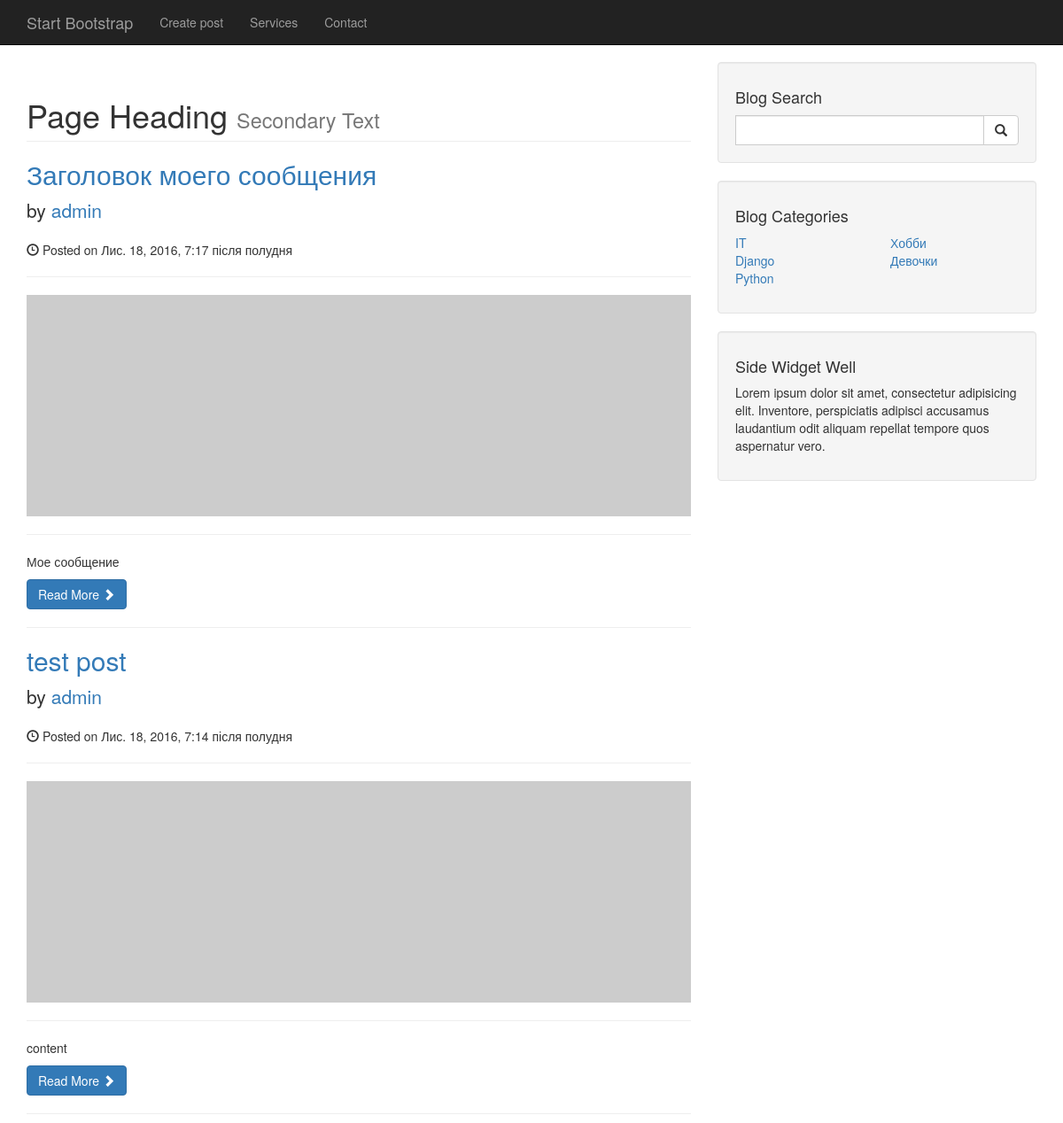
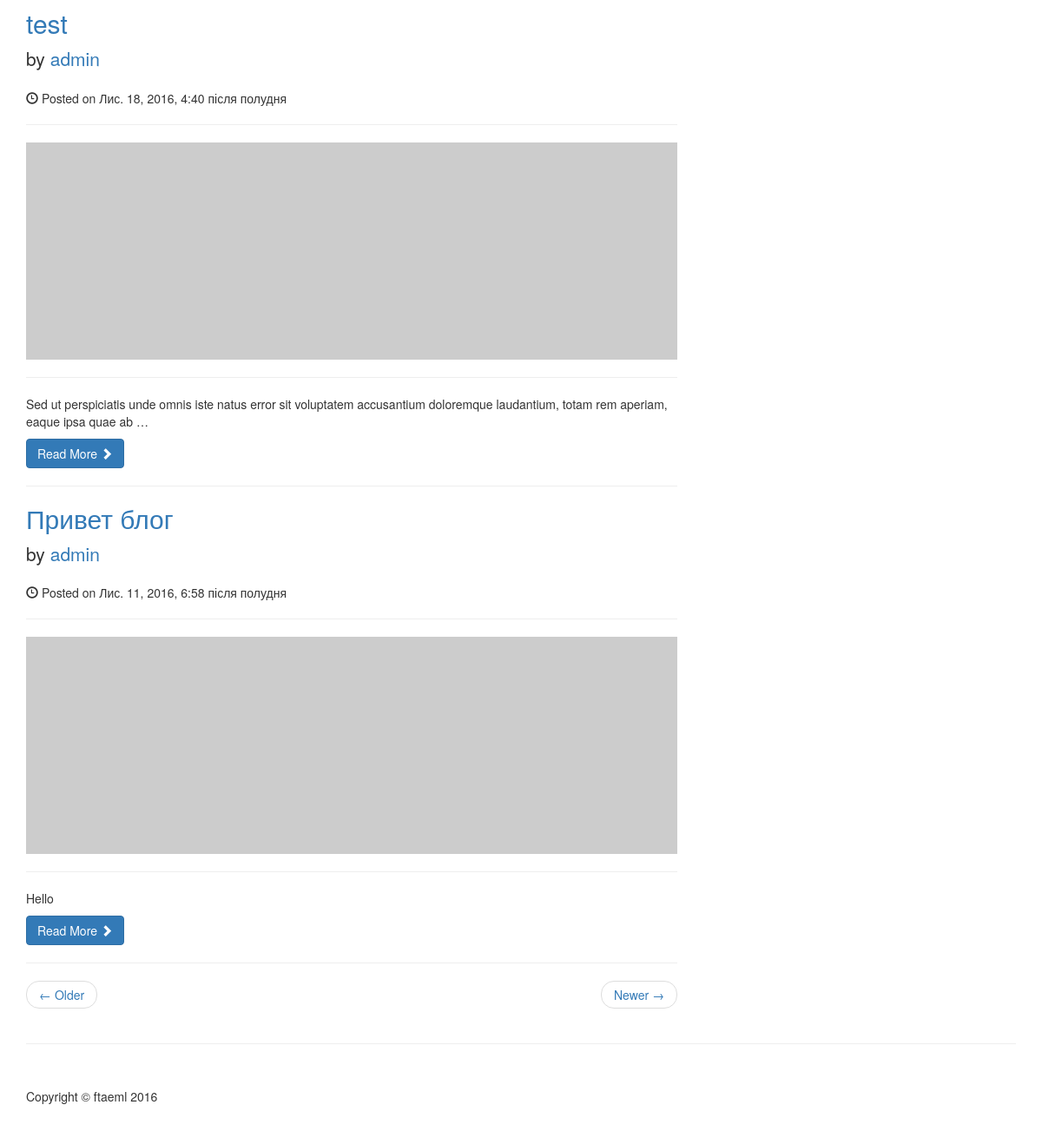
The page / on the database its author committed (2 pictures, top to bottom).
### blog/models.py (models this page shows, shortened)
class Post(models.Model):
    title = models.CharField(max_length=30, verbose_name="Заголовок")
    content = models.TextField(verbose_name="Содержимое")
    published_date = models.DateTimeField(auto_created=True, verbose_name="Дата публикации")
    category = models.ForeignKey(Category, verbose_name="Категория")
    user = models.ForeignKey(User, verbose_name="Автор")
    image = models.URLField(default="http://placehold.it/900x300")
    class Meta:
        verbose_name = "Сообщение"
        verbose_name_plural = "Сообщения"

class Category(models.Model):
    name = models.CharField(max_length=30, verbose_name="Название")
    class Meta:
        verbose_name = "Категория"
        verbose_name_plural = "Категории"

### blog/views.py (the view)
# urls.py: url(r'^$', views.index, name="index"),
def index(request):
    posts = Post.objects.all().order_by("-published_date")
    context = {"posts": posts}
    context.update(get_categories())
    return render(request, "blog/index.html", context)

### blog/views.py (called while the page is built)
def get_categories():
    all = Category.objects.all()
    count = all.count() # 7
    half = count // 2 + count % 2
    first_half = all[:half]
    second_half = all[half:]
    return {"cat1": first_half, "cat2": second_half}

### templates/blog/index.html
{% extends "blog/base.html" %}
{% block content %}
    <h1 class="page-header">
        Page Heading
        <small>Secondary Text</small>
    </h1>
    {% for post in posts %}
        <h2>
            <a href="{% url "post" %}">{{ post.title }}</a>
        </h2>
        <p class="lead">
            by <a href="#">{{ post.user }}</a>
        </p>
        <p><span class="glyphicon glyphicon-time"></span>
            Posted on {{ post.published_date }}
        </p>
        <hr>
        <img class="img-responsive" width="900" height="300" src="{{ post.image }}" alt="">
        <hr>
        <p>
            {{ post.content|truncatewords:20 }}
        </p>
        <a class="btn btn-primary" href="{% url "post" id=post.pk %}">
            Read More <span class="glyphicon glyphicon-chevron-right"></span>
        </a>
        <hr>
    {% endfor %}
    <ul class="pager">
        <li class="previous">
            <a href="#">&larr; Older</a>
        </li>
        <li class="next">
            <a href="#">Newer &rarr;</a>
        </li>
    </ul>
{% endblock %}

### templates/blog/base.html (shortened to what this page needs)
<!DOCTYPE html>
{% load staticfiles %}
<html lang="en">
<head>
    <link rel="stylesheet" href="{% static "blog/css/bootstrap.min.css" %}">
    <link rel="stylesheet" href="{% static "blog/css/blog-home.css" %}">
    <link rel="stylesheet" href="{% static "blog/css/blog-post.css" %}">
</head>
<body>
    <nav class="navbar navbar-inverse navbar-fixed-top" role="navigation">
        <div class="container">
            <div class="navbar-header">
                <a class="navbar-brand" href="{% url "blog" %}">Start Bootstrap</a>
            </div>
            <div class="collapse navbar-collapse" id="bs-example-navbar-collapse-1">
                <ul class="nav navbar-nav">
                    <li>
                        <a href="{% url "create" %}">Create post</a>
                    </li>
                    <li>
                        <a href="#">Services</a>
                    </li>
                    <li>
                        <a href="#">Contact</a>
                    </li>
                </ul>
            </div>
        </div>
    </nav>
    <div class="container">
        <div class="row">
            <div class="col-md-8">
                {% block content %}{% endblock %}
            </div>
            <div class="col-md-4">
                <div class="well">
                    <h4>Blog Search</h4>
                    <form method="post" action="{% url "search" %}"  class="input-group">
                        <input type="search" name="query" class="form-control">
                        <span class="input-group-btn">
                        <button class="btn btn-default" type="submit">
                            <span class="glyphicon glyphicon-search"></span>
                        </button>
                        </span>
                    </form>
                </div>
                <div class="well">
                    <h4>Blog Categories</h4>
                    <div class="row">
                        <div class="col-lg-6">
                            <ul class="list-unstyled">
                                {% for c in cat1 %}
                                    <li><a href="{% url "category" id=c.pk %}">{{ c.name }}</a></li>
                                {% endfor %}
                            </ul>
                        </div>
                        <div class="col-lg-6">
                            <ul class="list-unstyled">
                                {% for c in cat2 %}
                                    <li><a href="{% url "category" id=c.pk %}">{{ c.name }}</a></li>
                                {% endfor %}
                            </ul>
                        </div>
                    </div>
                </div>
                <div class="well">
                    <h4>Side Widget Well</h4>
                    <p>Lorem ipsum dolor sit amet, consectetur adipisicing elit. Inventore, perspiciatis adipisci accusamus laudantium odit aliquam repellat tempore quos aspernatur vero.</p>
                </div>
            </div>
        </div>
        <hr>
        <footer>
            <div class="row">
                <div class="col-lg-12">
                    <p>Copyright &copy; ftaeml 2016</p>
                </div>
            </div>
        </footer>
    </div>
</body>
</html>

### static/blog/css/blog-home.css (style rules this page uses)
body { padding-top: 70px; }
footer { margin: 50px 0; }

### static/blog/css/blog-post.css (style rules this page uses)
body { padding-top: 70px; }
footer { margin: 50px 0; }

### rows shown on the page
Post: title "Заголовок моего сообщения", user "admin", published_date "Лис. 18, 2016, 7:17 після полудня", content "Мое сообщение"
Post: title "test post", user "admin", published_date "Лис. 18, 2016, 7:14 після полудня", content "content"
Post: title "test", user "admin", published_date "Лис. 18, 2016, 4:40 після полудня", content "Sed ut perspiciatis unde omnis iste natus error sit voluptatem accusantium doloremque laudantium, totam rem aperiam, eaque ipsa quae ab …"
Post: title "Привет блог", user "admin", published_date "Лис. 11, 2016, 6:58 після полудня", content "Hello"
Category: name "IT"
Category: name "Django"
Category: name "Python"
Category: name "Хобби"
Category: name "Девочки"
